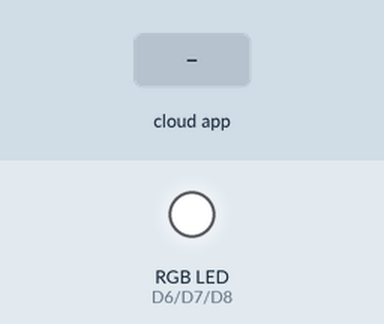
A sketch run on a simulated ESP8266 (NodeMCU). Parts: an RGB LED mixed from three pins (HIGH = lit). The inputs (shaded band) are chosen by the test bench. WiFi joins after 1.5 s; servers stay silent unless stated.

Above: at 2.7 s.
2.8 s: the phone or cloud app sets v0 to 1
At 4.2 s:
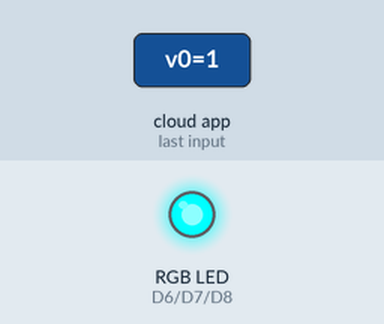
4.5 s: the phone or cloud app sets v1 to 1
At 5.5 s:
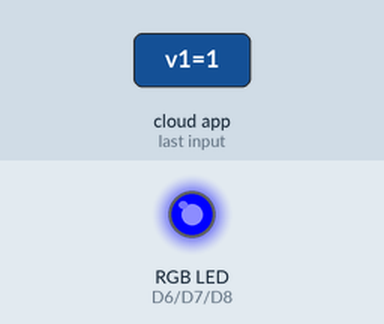
6.0 s: the phone or cloud app sets v0 to 0
At 6.6 s:
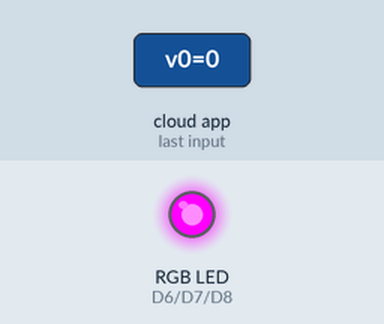
7.5 s: the phone or cloud app sets v2 to 1
At 8.7 s:
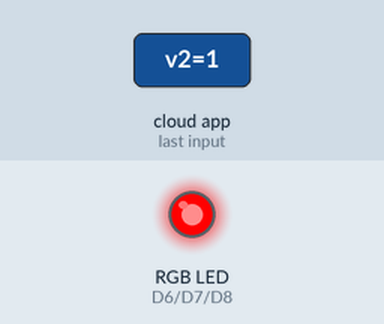
9.0 s: the phone or cloud app sets v1 to 0
At 10.1 s:
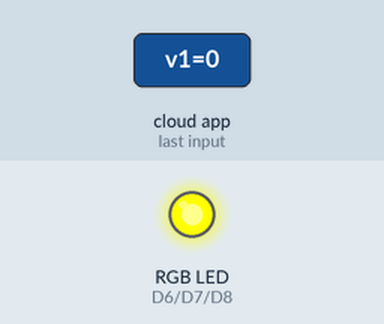
10.5 s: the phone or cloud app sets v0 to 1
At 11.2 s:
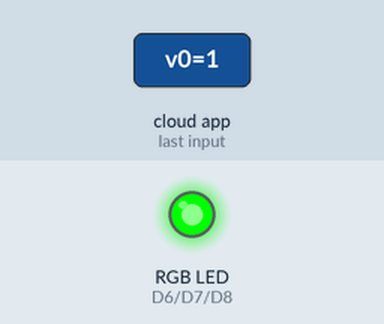
Timing chart, 0 to 13.0 s (numbered marks = the images above; inputs shaded):
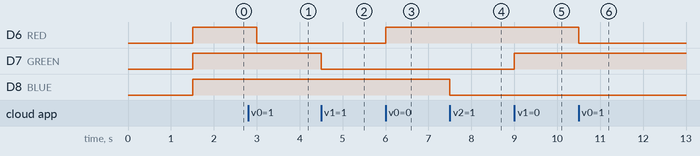

Measured:
- after the input at 2.8 s, D6 (RED): HIGH → LOW after 0.20 s
- after the input at 4.5 s, D7 (GREEN): HIGH → LOW at once
- after the input at 6.0 s, D6 (RED): LOW → HIGH at once
- after the input at 7.5 s, D8 (BLUE): HIGH → LOW at once
- after the input at 9.0 s, D7 (GREEN): LOW → HIGH at once
- after the input at 10.5 s, D6 (RED): HIGH → LOW at once

The sketch:

RGB_aug04a.ino
```cpp
#include "arduino_secrets.h"
/*
  Sketch generated by the Arduino IoT Cloud Thing "Untitled"
  https://create.arduino.cc/cloud/things/98dab5a3-a34d-4c2f-a521-cd3211bd25f9

  Arduino IoT Cloud Variables description

  The following variables are automatically generated and updated when changes are made to the Thing

  bool v0;
  bool v1;
  bool v2;

  Variables which are marked as READ/WRITE in the Cloud Thing will also have functions
  which are called when their values are changed from the Dashboard.
  These functions are generated with the Thing and added at the end of this sketch.
*/

#include "thingProperties.h"
#define RED D6
#define GREEN D7
#define BLUE D8
void setup() {
  // Initialize serial and wait for port to open:
  Serial.begin(9600);
  // This delay gives the chance to wait for a Serial Monitor without blocking if none is found
  delay(1500);
pinMode(RED, OUTPUT);
  pinMode(GREEN, OUTPUT);
  pinMode(BLUE, OUTPUT);
  // Defined in thingProperties.h
  initProperties();

  // Connect to Arduino IoT Cloud
  ArduinoCloud.begin(ArduinoIoTPreferredConnection);

  /*
     The following function allows you to obtain more information
     related to the state of network and IoT Cloud connection and errors
     the higher number the more granular information you’ll get.
     The default is 0 (only errors).
     Maximum is 4
 */
  setDebugMessageLevel(2);
  ArduinoCloud.printDebugInfo();
}

void loop() {
  ArduinoCloud.update();
  onV0Change();
  onV1Change();
  onV2Change();

}


/*
  Since V0 is READ_WRITE variable, onV0Change() is
  executed every time a new value is received from IoT Cloud.
*/
void onV0Change()  {
  if(v0 == 1){
  digitalWrite(RED,LOW);
  }
  else
  {
    digitalWrite(RED,HIGH);
  }
}

/*
  Since V1 is READ_WRITE variable, onV1Change() is
  executed every time a new value is received from IoT Cloud.
*/
void onV1Change()  {
  if(v1 == 1){
  digitalWrite(GREEN,LOW);
  }
  else
  {
    digitalWrite(GREEN,HIGH);
  }
}

/*
  Since V2 is READ_WRITE variable, onV2Change() is
  executed every time a new value is received from IoT Cloud.
*/
void onV2Change()  {
 if(v2 == 1){
  digitalWrite(BLUE,LOW);
  }
  else
  {
    digitalWrite(BLUE,HIGH);
  }
}
```

arduino_secrets.h
```cpp
#define SECRET_SSID ""
#define SECRET_PASS ""
#define SECRET_DEVICE_KEY ""
```

thingProperties.h
```cpp
// Code generated by Arduino IoT Cloud, DO NOT EDIT.

#include <ArduinoIoTCloud.h>
#include <Arduino_ConnectionHandler.h>

const char DEVICE_LOGIN_NAME[]  = "c2cd3cb3-2397-49f1-af3c-a4b109b91665";

const char SSID[]               = SECRET_SSID;    // Network SSID (name)
const char PASS[]               = SECRET_PASS;    // Network password (use for WPA, or use as key for WEP)
const char DEVICE_KEY[]  = SECRET_DEVICE_KEY;    // Secret device password

void onV0Change();
void onV1Change();
void onV2Change();

bool v0;
bool v1;
bool v2;

void initProperties(){

  ArduinoCloud.setBoardId(DEVICE_LOGIN_NAME);
  ArduinoCloud.setSecretDeviceKey(DEVICE_KEY);
  ArduinoCloud.addProperty(v0, READWRITE, ON_CHANGE, onV0Change);
  ArduinoCloud.addProperty(v1, READWRITE, ON_CHANGE, onV1Change);
  ArduinoCloud.addProperty(v2, READWRITE, ON_CHANGE, onV2Change);

}

WiFiConnectionHandler ArduinoIoTPreferredConnection(SSID, PASS);
```
